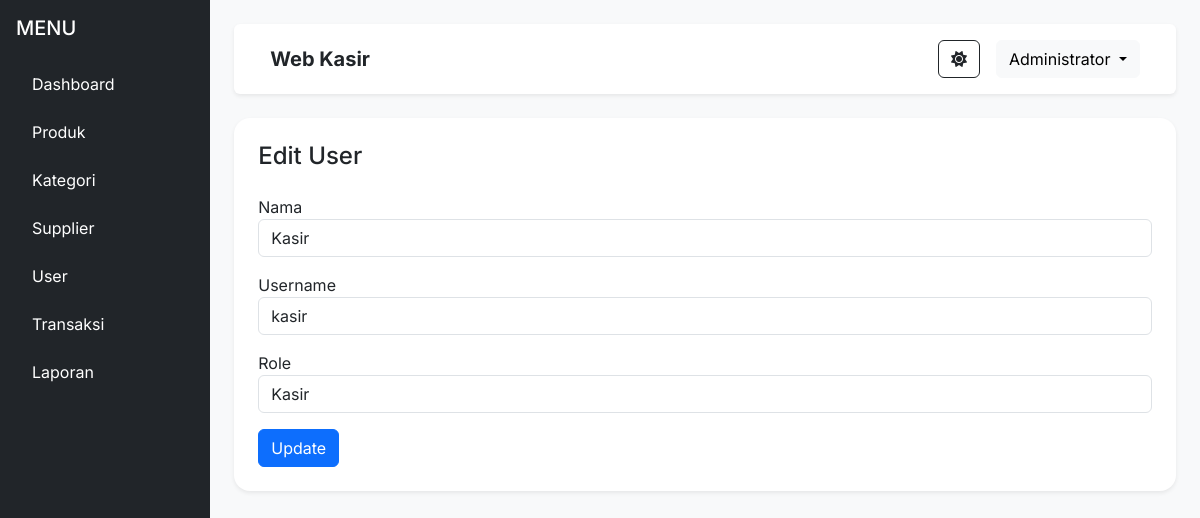
The app's page /modules/user/edit.php?id=2 (signed in) with its own data.
### tables this page shows
CREATE TABLE users (

id_user INT AUTO_INCREMENT PRIMARY KEY,

nama VARCHAR(100) NOT NULL,

username VARCHAR(100) UNIQUE NOT NULL,

password VARCHAR(255) NOT NULL,

role ENUM('admin','kasir') NOT NULL,

created_at TIMESTAMP DEFAULT CURRENT_TIMESTAMP

);

### modules/user/edit.php (the view, shortened to what this page needs)
<?php
include '../../config/koneksi.php';
include '../../includes/header.php';
$id = $_GET['id'];
$query = mysqli_query($conn,
"SELECT * FROM users
WHERE id_user='$id'");
$data = mysqli_fetch_assoc($query);
?>
<div class="d-flex">
<?php include '../../includes/sidebar.php'; ?>
<div class="container-fluid p-4">
<?php include '../../includes/navbar.php'; ?>
<div class="card shadow-sm p-4 mt-4">
<h4 class="mb-4">
Edit User
</h4>
<form method="POST">
<label>Nama</label>
<input type="text"
name="nama"
class="form-control mb-3"
value="<?= $data['nama']; ?>">
<label>Username</label>
<input type="text"
name="username"
class="form-control mb-3"
value="<?= $data['username']; ?>">
<label>Role</label>
<select name="role"
class="form-control mb-3">
<option
value="kasir"
<?= $data['role']=='kasir'
? 'selected' : ''; ?>>
Kasir
</option>
</select>
<button type="submit"
name="update"
class="btn btn-primary">
Update
</button>
</form>
</div>
</div>
</div>
<?php include '../../includes/footer.php'; ?>

### assets/css/style.css (style rules this page uses)
body { font-family: 'Inter', sans-serif; }
.card { border:none; border-radius:16px; }

### records on screen
users: nama "Kasir", username "kasir", role "Kasir"

### other values on screen
$_SESSION['nama'] "Administrator"
